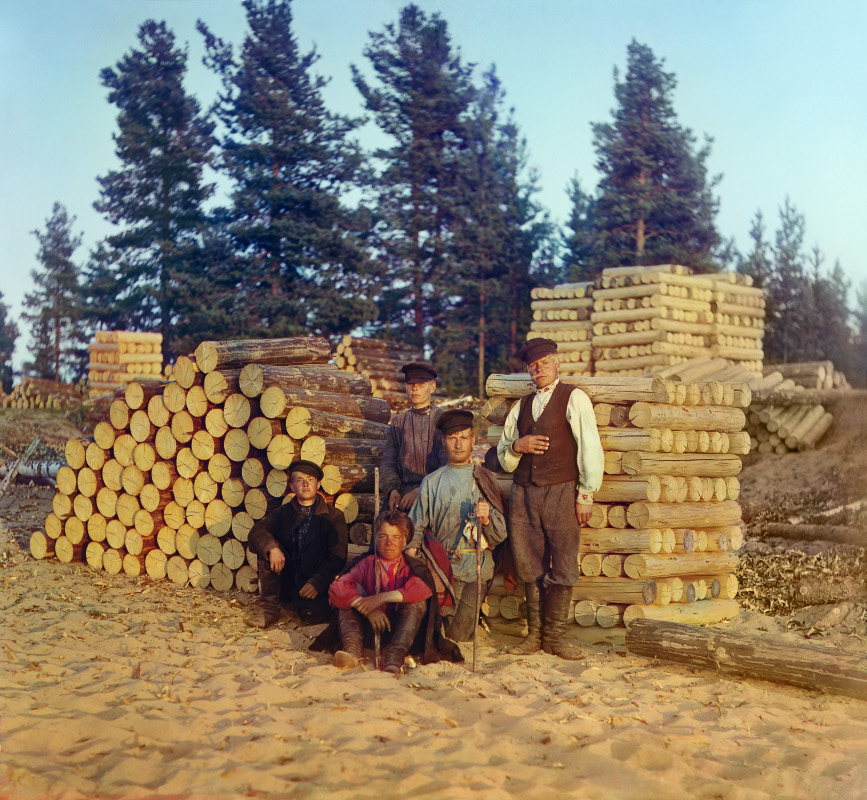
#> input picture gambar/woodcutters.jpg, 867 x 800 px
$ jupyter execute --allow-errors '1908107010015_Waliam Mursyida_prak4.ipynb'   (text cells are left out)
#> lines starting #> are read from the running program, lines starting #| are printed output that depends on the picture; after the words box and inside, x2 and y2 are one past the last pixel; in counts of white or black regions, pixels touching at a corner belong together
[cell 1]
#Deteksi wajah pada gambar
import cv2

#download folder cascade di https://drive.google.com/file/d/1AcMPiaExIdzCmBc2E24exnPtwIB3_ir6/view?usp=sharing
face_cascade = cv2.CascadeClassifier('./cascades/haarcascade_frontalface_default.xml')
#atau
#face_cascade = cv2.CascadeClassifier(cv2.data.haarcascades +'haarcascade_frontalface_default.xml')

#download gambar di https://drive.google.com/file/d/1UceTLyCk38JRqOqq7mJZazi9ZdEQVu1U/view?usp=sharing
img = cv2.imread('./gambar/woodcutters.jpg')
#> img is the input picture: shape (800, 867, 3); mean B, G, R 109.8, 129, 140.3
gray = cv2.cvtColor(img, cv2.COLOR_BGR2GRAY)
faces = face_cascade.detectMultiScale(gray, 1.08, 5)
#> faces = [[442, 425, 33, 33], [291, 470, 27, 27], [375, 525, 31, 31]]

for (x, y, w, h) in faces:
    img = cv2.rectangle(img, (x, y), (x+w, y+h), (255, 0, 0), 2)
#> this loop made 3 passes

cv2.namedWindow('Woodcutters Detected!')
cv2.imshow('Woodcutters Detected!', img)
cv2.imwrite('./gambar/woodcutters_detected.jpg', img)
cv2.waitKey(0)

[cell 2]
#Deteksi wajah dari live camera
import cv2
import numpy as np

face_cascade = cv2.CascadeClassifier('./cascades/haarcascade_frontalface_alt.xml')
#atau
#face_cascade = cv2.CascadeClassifier(cv2.data.haarcascades +'haarcascade_frontalface_alt.xml')

cap = cv2.VideoCapture(0)
scaling_factor = 0.5

while True:
    ret, frame = cap.read()
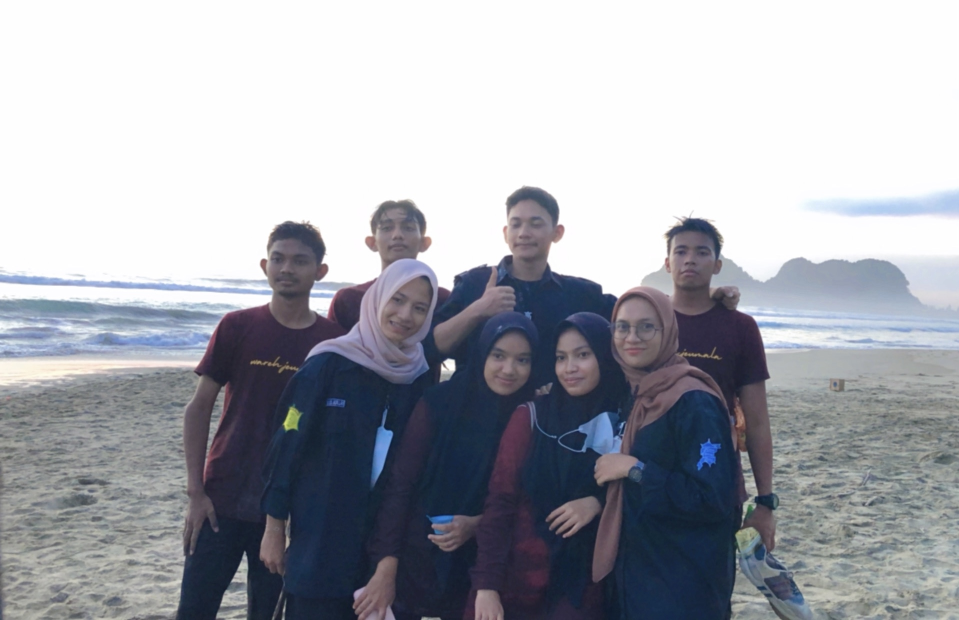
#> input picture gambar/foto10.jpg, 1918 x 1240 px, given in place of the camera (shown at 1/2 size)
#> frame is the input picture: shape (1240, 1918, 3); mean B, G, R 173.5, 166.3, 163.9
    frame = cv2.resize(frame, None, fx=scaling_factor, fy=scaling_factor,
    interpolation=cv2.INTER_AREA)
#> frame: shape (620, 959, 3)
    gray = cv2.cvtColor(frame, cv2.COLOR_BGR2GRAY)
#> gray: shape (620, 959)

    face_rects = face_cascade.detectMultiScale(gray, 1.3, 5)
#> face_rects = [[500, 203, 52, 52], [374, 208, 49, 49], [666, 232, 50, 50], [604, 303, 60, 60], [545, 335, 56, 56], [481, 336, 58, 58]]
    for (x,y,w,h) in face_rects:
        cv2.rectangle(frame, (x,y), (x+w,y+h), (0,255,0), 3)
#> this loop made 6 passes
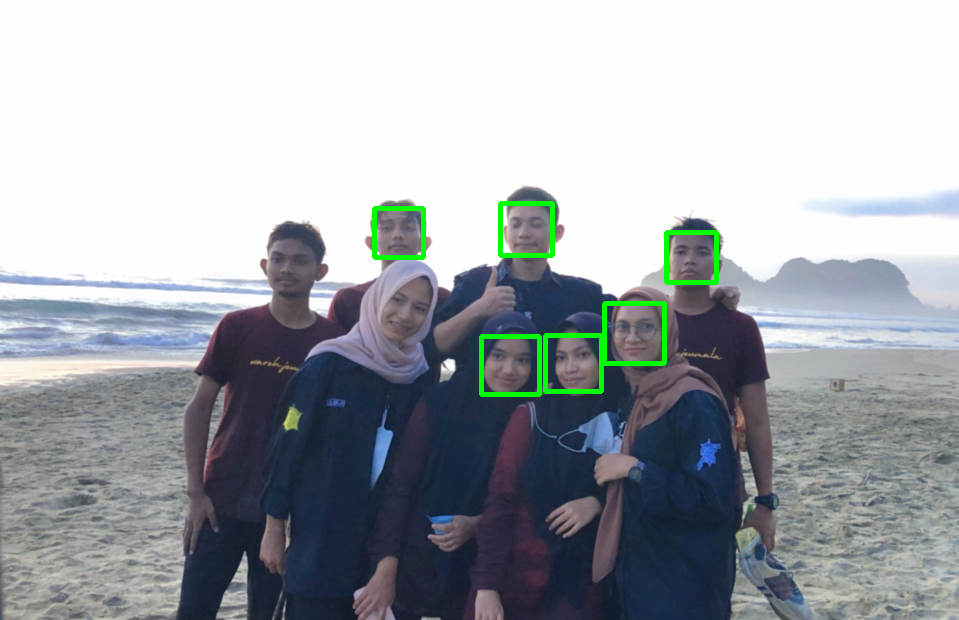
#> frame: shape (620, 959, 3); mean B, G, R 172.4, 168, 162.9

    cv2.imshow('Face Detector', frame)
    if cv2.waitKey(1) & 0xff == ord('q'):
#> (key q is pressed here)
        break

cap.release()
cv2.destroyAllWindows()

[cell 3]
#Deteksi mata
#Agar proses deteksi mata menjadi lebih cepat maka pertama sekali kita deteksi wajah
#baru kemudian dari region wajah dilakukan deteksi mata
import cv2
import numpy as np

face_cascade = cv2.CascadeClassifier('./cascades/haarcascade_frontalface_alt.xml')
eye_cascade = cv2.CascadeClassifier('./cascades/haarcascade_eye.xml')
if face_cascade.empty():
    raise IOError('Unable to load the face cascade classifier xml file')
if eye_cascade.empty():
    raise IOError('Unable to load the eye cascade classifier xml file')

cap = cv2.VideoCapture(0)
ds_factor = 0.5

while True:
    ret, frame = cap.read()
    frame = cv2.resize(frame, None, fx=ds_factor, fy=ds_factor, interpolation=cv2.INTER_AREA)
    gray = cv2.cvtColor(frame, cv2.COLOR_BGR2GRAY)

    faces = face_cascade.detectMultiScale(gray, 1.3, 5)
#> faces has the same summary as face_rects
    for (x,y,w,h) in faces:
        roi_gray = gray[y:y+h, x:x+w]
        roi_color = frame[y:y+h, x:x+w]
        eyes = eye_cascade.detectMultiScale(roi_gray)
        for (x_eye,y_eye,w_eye,h_eye) in eyes:
            center = (int(x_eye + 0.5*w_eye), int(y_eye + 0.5*h_eye))
            radius = int(0.3 * (w_eye + h_eye))
            color = (0, 255, 0)
            thickness = 3
            cv2.circle(roi_color, center, radius, color, thickness)
#> this loop made 6 passes
#> (x, y, w, h, eyes) on passes 4 to 5: (604, 303, 60, 60, [[33, 13, 22, 22]]), (545, 335, 56, 56, [[26, 8, 21, 21]])

    cv2.imshow('Eye Detector', frame)

    if cv2.waitKey(1) & 0xff == ord('q'):
#> (key q is pressed here)
        break

cap.release()
cv2.destroyAllWindows()

[cell 4]
#Deteksi senyum
import cv2

face_cascade = cv2.CascadeClassifier(cv2.data.haarcascades +'haarcascade_frontalface_default.xml')
eye_cascade = cv2.CascadeClassifier(cv2.data.haarcascades +'haarcascade_eye.xml')
smile_cascade = cv2.CascadeClassifier(cv2.data.haarcascades +'haarcascade_smile.xml')


def detect(gray, frame):
    faces = face_cascade.detectMultiScale(gray, 1.3, 5)
    for (x, y, w, h) in faces:
        cv2.rectangle(frame, (x, y), ((x + w), (y + h)), (255, 0, 0), 2)
        roi_gray = gray[y:y + h, x:x + w]
        roi_color = frame[y:y + h, x:x + w]
        smiles = smile_cascade.detectMultiScale(roi_gray, 1.8, 20)

        for (sx, sy, sw, sh) in smiles:
            cv2.rectangle(roi_color, (sx, sy), ((sx + sw), (sy + sh)), (0, 0, 255), 2)
    return frame


video_capture = cv2.VideoCapture(0)
while video_capture.isOpened():
# Captures video_capture frame by frame
    _, frame = video_capture.read()

    # To capture image in monochrome
    gray = cv2.cvtColor(frame, cv2.COLOR_BGR2GRAY)
#> gray: shape (1240, 1918)
    faces = face_cascade.detectMultiScale(gray, 1.3, 5)
#> faces = [[999, 404, 111, 111], [1329, 463, 105, 105], [526, 480, 104, 104], [1206, 605, 125, 125], [1090, 669, 114, 114], [956, 669, 122, 122]]
    # calls the detect() function
    canvas = detect(gray, frame)
#> the loop in detect, `for (x, y, w, h) in faces:` made 6 passes
#> pass 1, in detect, `roi_color = frame[y:y + h, x:x + w]`:
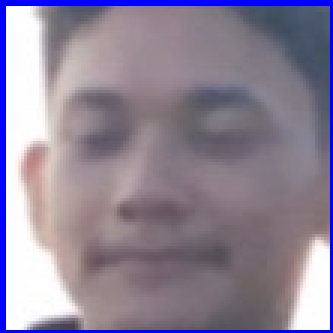
#> roi_color: shape (111, 111, 3) (shown 3 times larger); mean B, G, R 152.5, 132.5, 142.5
#> after the loop in detect, `for (x, y, w, h) in faces:`: frame: shape (1240, 1918, 3); 0.34% of pixels changed, all inside (x1, y1, x2, y2) = (525, 403, 1436, 793)
#> after the loop in detect, `for (x, y, w, h) in faces:`:
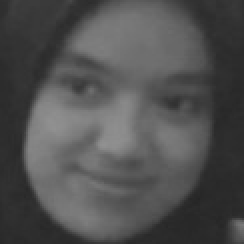
#> roi_gray: shape (122, 122) (shown 2 times larger); min 36, max 145, mean 80.3

    # Displays the result on camera feed
    cv2.imshow('Video', canvas)

    # The control breaks once q key is pressed
    if cv2.waitKey(1) & 0xff == ord('q'):
#> (key q is pressed here)
        break

# Release the capture once all the processing is done.
video_capture.release()
cv2.destroyAllWindows()

[cell 5]
#Latihan 1
#Kumpulkan 10 gambar yang mengandung ramai orang (>2 orang), bisa gambar foto anda dan keluarga
#bisa juga foto anda dan saudara, bisa juga foto anda dan teman-teman, bebas saja
#Kemudian lakukan deteksi wajah dan tampilkan gambar hasil deteksi dengan matplotlib
#lalu hitung probabilitas setiap wajah pada suatu gambar yang berhasil terdeteksi (secara manual)
#Contoh pada gambar 1, ada 5 orang, apabila semua wajah berhasil terdeteksi semuanya maka
#probabilitas adalah 1
#Contoh pada gambar 2, ada 6 orang, apabila 4 wajah berhasil terdeteksi maka probabilitas
#adalah 4/6 atau 2/3
#Hitungan probabilitas tersebut juga ditampilkan/dicetak

#Gambar 1
import cv2

face_cascade = cv2.CascadeClassifier('./cascades/haarcascade_frontalface_default.xml')

img = cv2.imread('gambar/foto1.jpg')
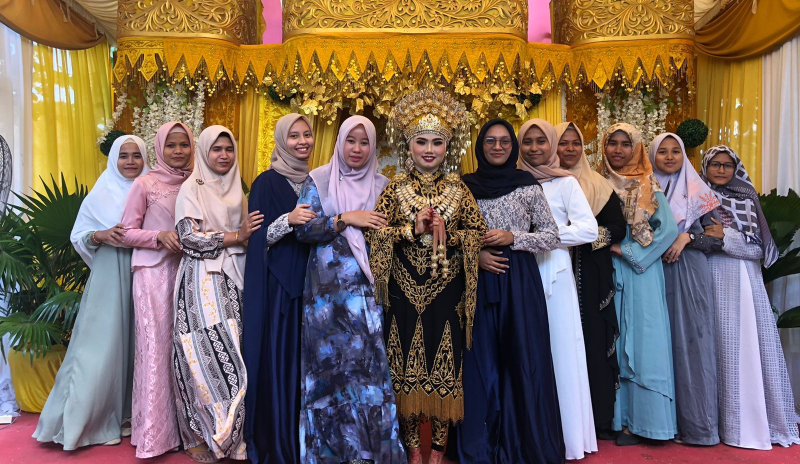
#> input picture gambar/foto1.jpg, 1600 x 928 px (shown at 1/2 size)
#> img is the input picture: shape (928, 1600, 3); mean B, G, R 91.7, 104.2, 123.4
gray = cv2.cvtColor(img, cv2.COLOR_BGR2GRAY)
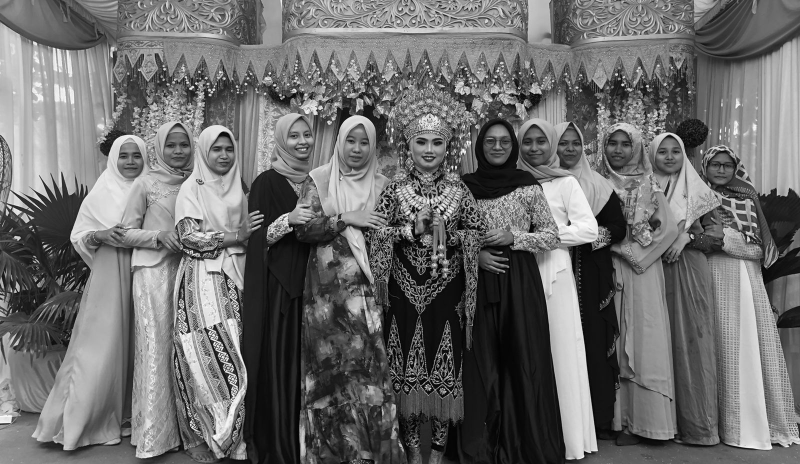
#> gray: shape (928, 1600) (shown at 1/2 size); min 0, max 255, mean 108.5
faces = face_cascade.detectMultiScale(gray, 1.08, 5)
#> faces = 15 rows, first 6: [1110, 263, 62, 62], [1203, 262, 69, 69], [413, 274, 66, 66], [439, 489, 60, 60], [1032, 257, 71, 71], [1305, 277, 67, 67]

for (x, y, w, h) in faces:
    img = cv2.rectangle(img, (x, y), (x+w, y+h), (255, 0, 0), 2)
#> this loop made 15 passes
#> (x, y, w, h) on passes 1 to 12: (1110, 263, 62, 62), (1203, 262, 69, 69), (413, 274, 66, 66), (439, 489, 60, 60), (1032, 257, 71, 71), (1305, 277, 67, 67), (226, 286, 69, 69), (1412, 309, 60, 60), (959, 254, 72, 72), (671, 251, 85, 85), (321, 264, 70, 70), (566, 242, 74, 74)
#> img: shape (928, 1600, 3); mean B, G, R 93.4, 103.3, 122.2

cv2.namedWindow('Face Detected!')
cv2.imshow('Face Detected!', img)
cv2.imwrite('./gambar/1_detected.jpg', img)
cv2.waitKey(0)

print("Gambar 1: Probabilitas wajah yang berhasil terdeteksi = 11/11")

#Gambar 2
img = cv2.imread('gambar/foto2.jpg')
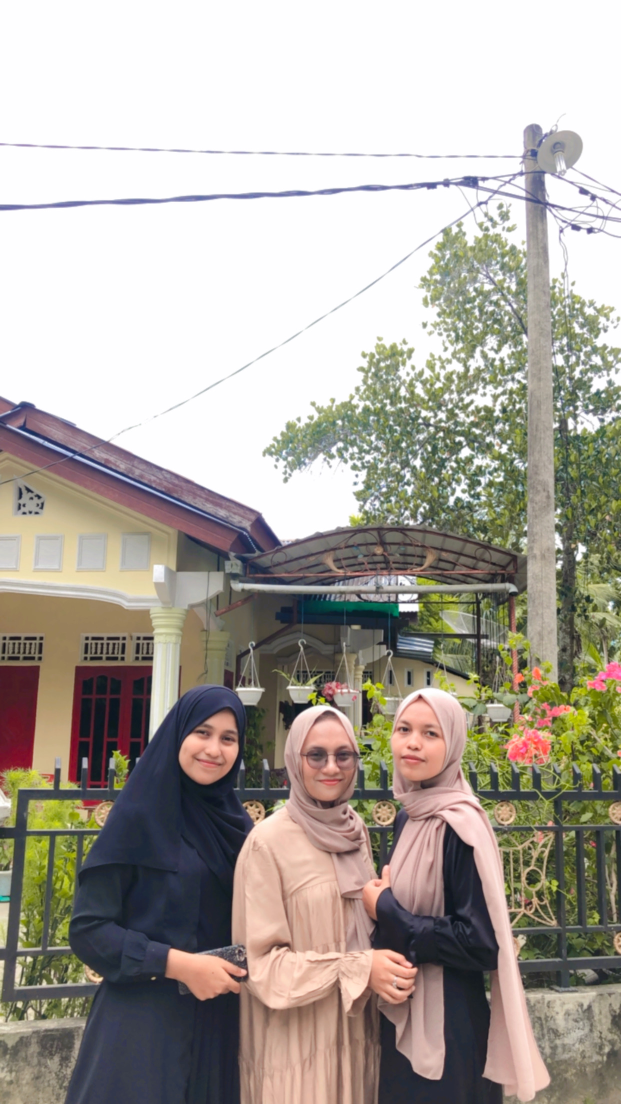
#> input picture gambar/foto2.JPG, 1242 x 2208 px, found by its file name (shown at 1/2 size)
#> img is the input picture: shape (2208, 1242, 3); mean B, G, R 157, 165.2, 171.5
gray = cv2.cvtColor(img, cv2.COLOR_BGR2GRAY)
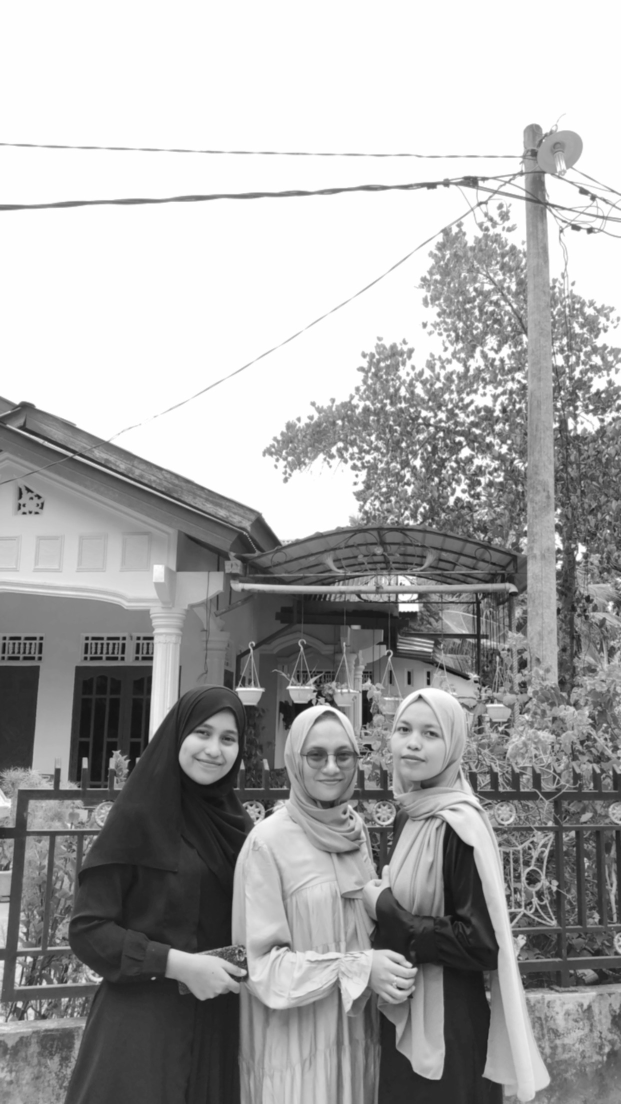
#> gray: shape (2208, 1242) (shown at 1/2 size); min 14, max 255, mean 166.1
faces = face_cascade.detectMultiScale(gray, 1.08, 5)
#> faces = [[736, 1684, 29, 29], [375, 1223, 102, 102], [354, 1417, 144, 144], [582, 1446, 158, 158], [750, 1398, 166, 166]]

for (x, y, w, h) in faces:
    img = cv2.rectangle(img, (x, y), (x+w, y+h), (255, 0, 0), 2)
#> this loop made 5 passes
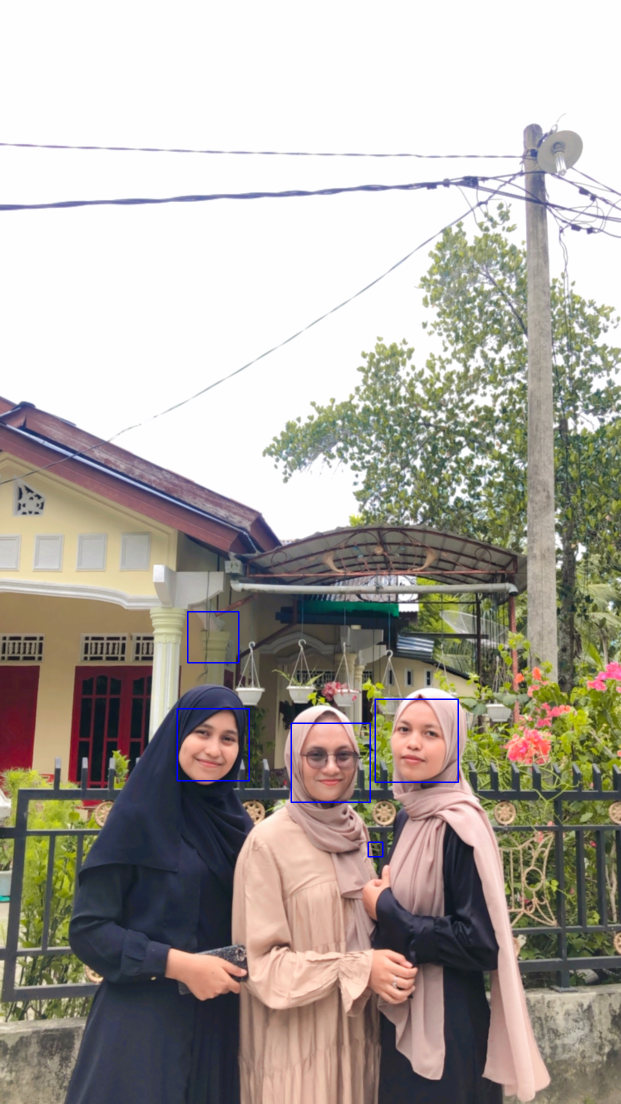
#> img: shape (2208, 1242, 3) (shown at 1/2 size); mean B, G, R 157.4, 164.9, 171.2

cv2.namedWindow('Face Detected!')
cv2.imshow('Face Detected!', img)
cv2.imwrite('./gambar/2_detected.jpg', img)
cv2.waitKey(0)

print("Gambar 2: Probabilitas wajah yang berhasil terdeteksi = 3/3 = 1")

#Gambar 3
img = cv2.imread('gambar/foto3.jpg')
#> (the rest of this cell did not finish here and is left out)
